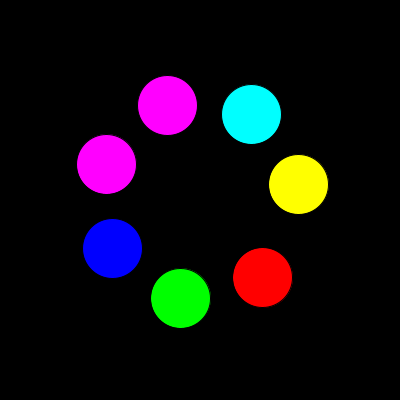
Frame 1 (no input)
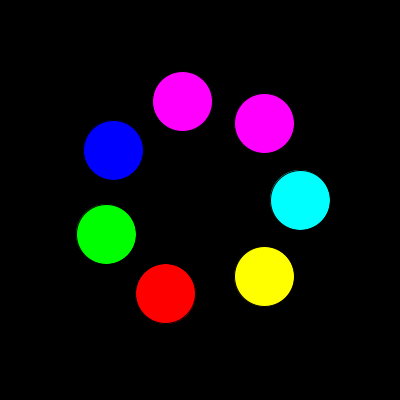
Frame 60 (the mouse pressed at the canvas centre just before this capture)
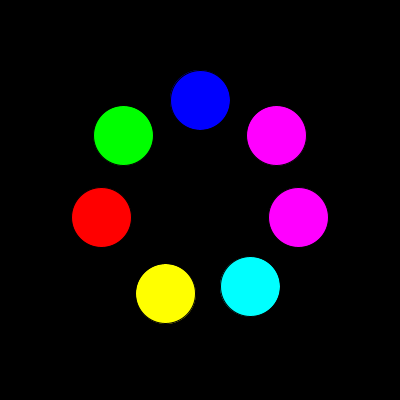
Frame 120 (the mouse held since frame 60 and released just before this capture)

The Processing sketch that drew these frames (run headless with seeded random() and noise(); from frame 60 on, the mouse is pressed at the canvas centre):

// Processing sketch: Quiz_sin_cos
// ── Quiz_sin_cos.pde
float degrees = 50;
void setup(){
  size(400, 400);
}

void draw(){
  background(0);
  
  degrees += 1;
  fill(color(255,0,0));
  float x = cos( radians(degrees) ) * 100;
  float y = sin( radians(degrees) ) * 100;
  ellipse(200 + x, 200+ y, 60, 60);
  
  fill(color(0,255,0));
  float offset = radians(50);
  float x1 = cos( radians(degrees) + offset ) * 100;
  float y1 = sin( radians(degrees) + offset ) * 100;
  ellipse(200 + x1, 200 + y1, 60, 60);
  
  fill(color(0,0,255));
  float offset1 = radians(100);
  float x2 = cos( radians(degrees) + offset1 ) * 100;
  float y2 = sin( radians(degrees) + offset1 ) * 100;
  ellipse(200 + x2, 200 + y2, 60, 60);
  
  fill(color(255,0,255));
  float offset2 = radians(150);
  float x3 = cos( radians(degrees) + offset2 ) * 100;
  float y3 = sin( radians(degrees) + offset2 ) * 100;
  ellipse(200 + x3, 200 + y3, 60, 60);
  
  fill(color(255,0,255));
  float offset3 = radians(200);
  float x4 = cos( radians(degrees) + offset3 ) * 100;
  float y4 = sin( radians(degrees) + offset3 ) * 100;
  ellipse(200 + x4, 200 + y4, 60, 60);
  
  fill(color(0,255,255));
  float offset4 = radians(250);
  float x5 = cos( radians(degrees) + offset4 ) * 100;
  float y5 = sin( radians(degrees) + offset4 ) * 100;
  ellipse(200 + x5, 200 + y5, 60, 60);
  
  fill(color(255,255,0));
  float offset5 = radians(300);
  float x6 = cos( radians(degrees) + offset5 ) * 100;
  float y6 = sin( radians(degrees) + offset5 ) * 100;
  ellipse(200 + x6, 200 + y6, 60, 60);
}
